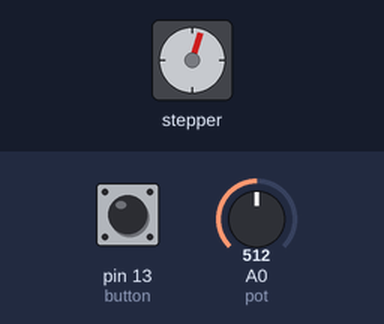
A sketch run on a simulated Arduino Uno, built with avr-gcc and run on an emulated ATmega328P. On the bench: stepper motor. The inputs (shaded band) are chosen by the test bench; at power-on: A0 (pot) = 512, pin 13 (button) HIGH. Stepper angles assume 20 steps per turn.

Above: at 1.2 s.
1.3 s: A0 (pot) set to 900
At 1.46 s:
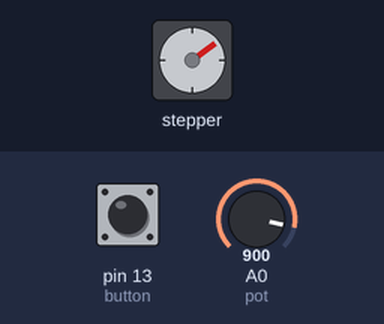
4.3 s: pin 13 (button) pulled LOW for 3.2 s
At 4.3 s:
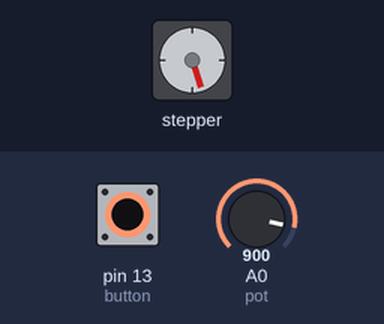
10.2 s: A0 (pot) set to 716
At 10.9 s:
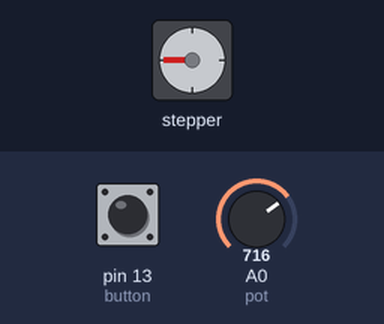
13.2 s: A0 (pot) set to 0
16.2 s: pin 13 (button) pulled LOW for 0.15 s
Timing chart, 0 to 20.3 s (numbered marks = the images above; inputs shaded):
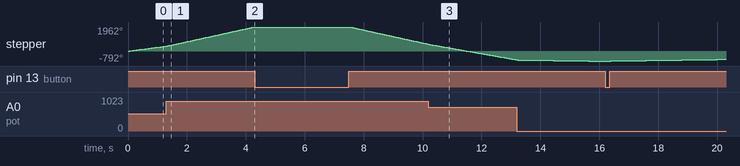

The sketch:

stepper_motor_control.ino
```cpp
// include Arduino stepper motor library
#include <Stepper.h>

// change this to the number of steps on your motor
#define STEPS 20

// create an instance of the stepper class, specifying
// the number of steps of the motor and the pins it's
// attached to
Stepper stepper(STEPS, 8, 9, 10, 11);

const int button =  13; // direction control button is connected to Arduino pin 4
const int pot    = A0; // speed control potentiometer is connected to analog pin 0

void setup()
{
  // configure button pin as input with internal pull up enabled
  pinMode(button, INPUT_PULLUP);
}

int direction_ = 1, speed_ = 0;

void loop()
{
  if ( digitalRead(button) == 0 )  // if button is pressed
    if ( debounce() )  // debounce button signal
    {
      direction_ *= -1;  // reverse direction variable
      while ( debounce() ) ;  // wait for button release
    }

  // read analog value from the potentiometer
  int val = analogRead(pot);

  // map digital value from [0, 1023] to [5, 100]
  // ===> min speed = 5 and max speed = 100 rpm
  if ( speed_ != map(val, 0, 1023, 5, 100) )
  { // if the speed was changed
    speed_ = map(val, 0, 1023, 5, 100);
    // set the speed of the motor
    stepper.setSpeed(speed_);
  }

  // move the stepper motor
  stepper.step(direction_);

}

// a small function for button debounce
bool debounce()
{
  byte count = 0;
  for(byte i = 0; i < 5; i++) {
    if (digitalRead(button) == 0)
      count++;
    delay(10);
  }
  if(count > 2)  return 1;
  else           return 0;
}
```
